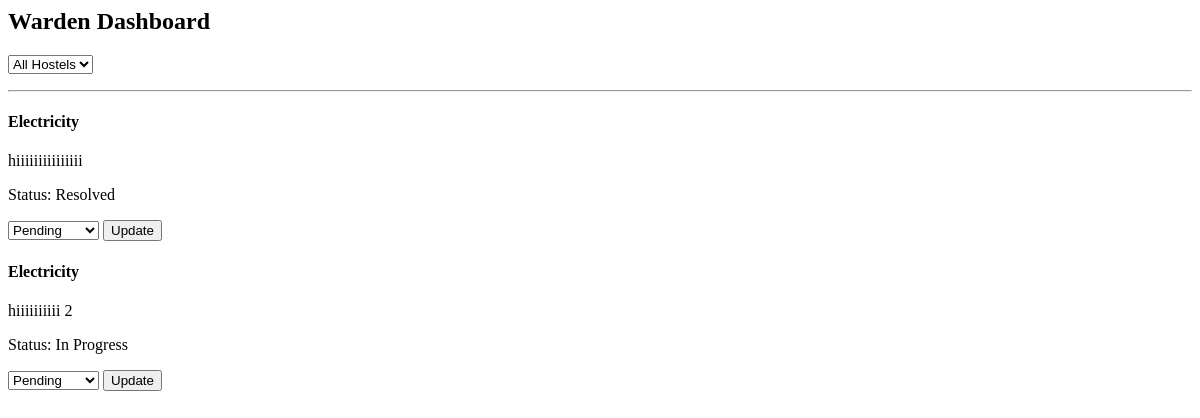
The app's page /admin/dashboard (signed in), older data.
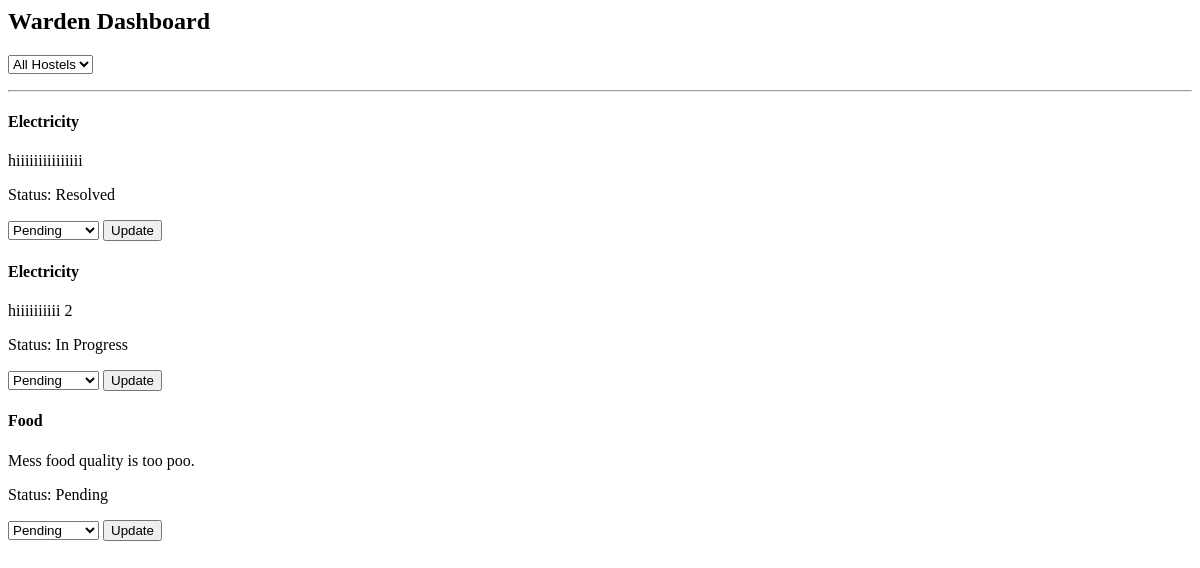
The same page, newer data.
### app/models/complaints.py (models this page shows, shortened)
class Complaint(db.Model):
    id = db.Column(db.Integer, primary_key=True)
    category = db.Column(db.String(50), nullable=False)
    description = db.Column(db.Text, nullable=False)
    status = db.Column(db.String(20), default='Pending')
    date_posted = db.Column(db.DateTime, default=datetime.utcnow)
    image = db.Column(db.String(255), nullable=True)
    hostel = db.Column(db.String(100), nullable=False)  #  NEW
    user_id = db.Column(db.Integer, db.ForeignKey('user.id'), nullable=False)
    upvotes = db.Column(db.Integer, default=1)

### app/routes/admin_routes.py (the view)
@admin_bp.route("/dashboard")
@login_required
@admin_required
def dashboard():
    hostel = request.args.get("hostel")
    if hostel:
        complaints = Complaint.query.filter_by(hostel=hostel).all()
    else:
        complaints = Complaint.query.all()
    return render_template(
        "admin/dashboard.html",
        complaints=complaints,
        selected_hostel=hostel
    )

### app/models/__init__.py (called while the page is built)
@login_manager.user_loader
def load_user(user_id):
    return User.query.get(int(user_id))

### app/utils/roles.py (called while the page is built)
def admin_required(f):
    @wraps(f)
    def decorated_function(*args, **kwargs):
        if current_user.role != 'admin':
            abort(403)
        return f(*args, **kwargs)
    return decorated_function

### app/templates/admin/dashboard.html (shortened to what this page needs)
<h2>Warden Dashboard</h2>
<form method="get">
    <select name="hostel" onchange="this.form.submit()">
        <option value="">All Hostels</option>
    </select>
</form>
<hr>
{% for c in complaints %}
<div class="card">
    <h4>{{ c.category }}</h4>
    <p>{{ c.description }}</p>
    <p>Status: {{ c.status }}</p>
    <form method="post"
          action="{{ url_for('admin.update_status', id=c.id) }}">
        <select name="status">
            <option>Pending</option>
        </select>
        <button type="submit">Update</button>
    </form>
</div>
{% endfor %}

Row changes from the older to the newer data that the page shows:
added Complaint: category "Food", description "Mess food quality is too poo.", status "Pending"
